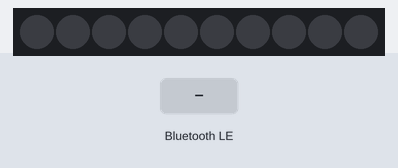
Simulated run of this sketch. Board: ESP32. On the bench: 10 RGB LEDs in strip order, left to right. Inputs (shaded band) come from the test bench. Dim RGB values are drawn brighter than linear; nothing arrives over Bluetooth unless stated; a phone connects over Bluetooth LE 3 s after start.

Above: at 1.2 s.
1.3 s: Bluetooth LE write "90" received
At 2.5 s:
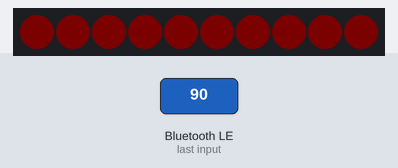
2.8 s: Bluetooth LE write "5" received
At 3.8 s:
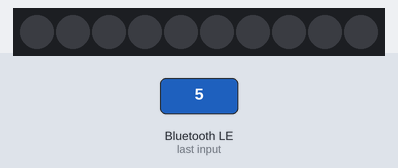
4.3 s: Bluetooth LE write "200" received
At 4.9 s:
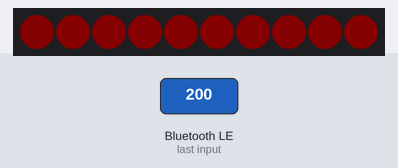
Timing chart, 0 to 7.3 s (numbered marks = the images above; inputs shaded):
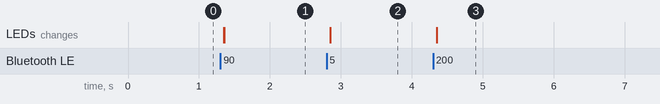

The sketch:

led_bluetooth.ino
```cpp
/*
    Based on Neil Kolban example for IDF: https://github.com/nkolban/esp32-snippets/blob/master/cpp_utils/tests/BLE%20Tests/SampleWrite.cpp
    Ported to Arduino ESP32 by Evandro Copercini
*/

#include <Adafruit_NeoPixel.h>

#define PIN       13
#define NUMPIXELS 10

Adafruit_NeoPixel strip(NUMPIXELS, PIN, NEO_GRB + NEO_KHZ800);


#include <BLEDevice.h>
#include <BLEUtils.h>
#include <BLEServer.h>

// See the following for generating UUIDs:
// https://www.uuidgenerator.net/

#define SERVICE_UUID        "4fafc201-1fb5-459e-8fcc-c5c9c331914b"
#define CHARACTERISTIC_UUID "beb5483e-36e1-4688-b7f5-ea07361b26a8"

char LED_STATUS;

String red = "000";
String blue = "000";
String green = "000";

class MyCallbacks: public BLECharacteristicCallbacks {
    void onWrite(BLECharacteristic *pCharacteristic) {
      std::string value = pCharacteristic->getValue();
      if (value.length() > 0) {
        red = "";
        blue = "";
        green = "";

        for (int i = 0; i < value.length(); i++) {
          if (i < 3) {red += String(value[i]);}
          if (i > 3 && i < 7) {green += String(value[i]);}
          if (i > 7 && i < 11) {blue += String(value[i]);}
        }
      }
    }
};

void setup() {
  Serial.begin(115200);
  BLEDevice::init("MyESP32");
  BLEServer *pServer = BLEDevice::createServer();

  BLEService *pService = pServer->createService(SERVICE_UUID);

  BLECharacteristic *pCharacteristic = pService->createCharacteristic(
                                         CHARACTERISTIC_UUID,
                                         BLECharacteristic::PROPERTY_READ |
                                         BLECharacteristic::PROPERTY_WRITE
                                       );

  pCharacteristic->setCallbacks(new MyCallbacks());

  pCharacteristic->setValue("Hello World");
  pService->start();

  BLEAdvertising *pAdvertising = pServer->getAdvertising();
  pAdvertising->start();

  strip.begin(); // INITIALIZE NeoPixel strip object (REQUIRED)
  strip.show();            // Turn OFF all pixels ASAP
  strip.setBrightness(10); // Set BRIGHTNESS low to reduce draw (max = 255)
}

void loop() {
  for(int i=0; i<NUMPIXELS; i++) { // For each pixel...

    // strip.Color() takes RGB values, from 0,0,0 up to 255,255,255
    // Here we're using a moderately bright green color:
    strip.setPixelColor(i, strip.Color(red.toInt(), green.toInt(), blue.toInt()));
    strip.show();   // Send the updated pixel colors to the hardware.
  }
}
```

Measured:
- after the input at 1.3 s, the LEDs: first change after 0.05 s (image 1 shows a later state)
- after the input at 2.8 s, the LEDs: first change after 0.05 s (image 2 shows a later state)
- after the input at 4.3 s, the LEDs: first change after 0.05 s (image 3 shows a later state)
